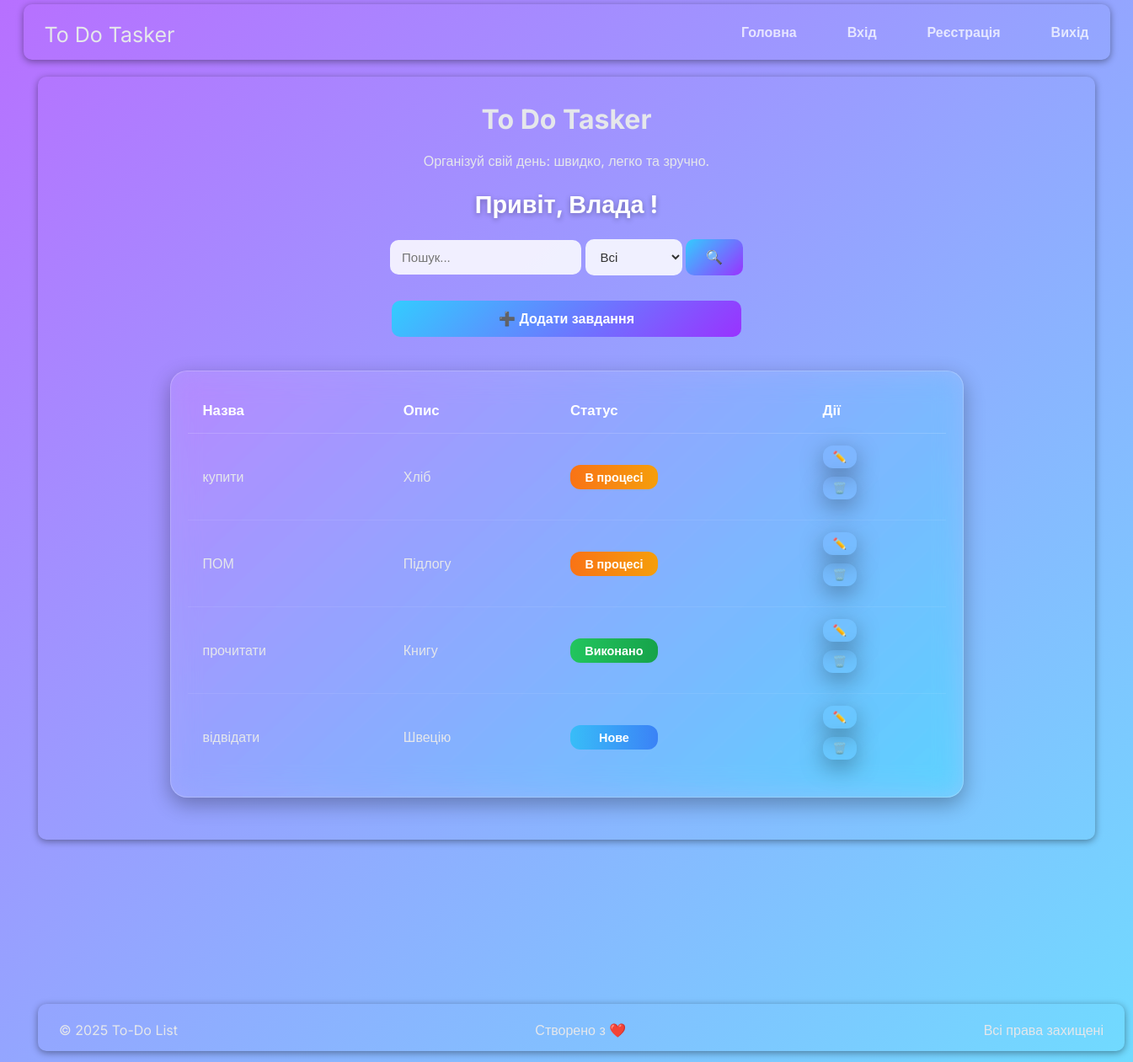
Screenshot of / (signed in) with the database file from the repository.
### models/task.py (models this page shows, shortened)
class Task(Base):
    __tablename__ = "tasks"
    id: Mapped[int] = mapped_column(Integer, primary_key=True, index=True)
    title: Mapped[str] = mapped_column(String, nullable=False)
    description: Mapped[str] = mapped_column(String, nullable=False)
    status: Mapped[str] = mapped_column(String, default="new")
    user_id: Mapped[int] = mapped_column(ForeignKey("users.id"), nullable=True)
    user: Mapped["User"] = relationship("User", back_populates="tasks")

### app.py (the view)
@app.route("/", methods=["GET"])
def tasks_page():
    if "user_id" not in session:
        return redirect(url_for("login"))
    q = request.args.get("q", "").strip()
    status = request.args.get("status", "")
    with SessionLocal() as db:
        query = db.query(Task).filter(Task.user_id == session["user_id"])
        if q:
            query = query.filter(func.lower(Task.title).like(f"%{q.lower()}%"))
        if status:
            query = query.filter(Task.status == status)
        tasks = query.all()
    return render_template(
        "tasks.html",
        tasks=tasks,
        search=q,
        status=status,
        username=session["username"]
    )

### templates/tasks.html (shortened to what this page needs)
{% extends "base.html" %}
{% block content %}
<div class="first-div">
        <h1>To Do Tasker</h1>
        <p>Організуй свій день: швидко, легко та зручно.</p>
        <h2 class="tasks-greating" >Привіт, {{ username }} !</h2>
     <div class="tasks_filters centered">
    <form method="get" action="{{ url_for('tasks_page') }}" class="task_filter_form" >
        <input type="text" name="q" value="{{ search }}" placeholder="Пошук..."  class="task_filter_input">
        <select name="status"class="task_filter_select">
            <option value="">Всі</option>
        </select>
        <button type="submit" class="task_filter_button">
            🔍
        </button>
    </form>
</div>
    <div class="btn_wrapper">
        <button type="button" class="add_task-button">
        <a href="{{ url_for('add_task') }}"
           class="add_task-link ">
            ➕ Додати завдання
        </a>
    </button>
    </div>
    <div class="table-wrapper">
        <table class="table-glass">
            <thead>
                <tr class="bg-gray-200 text-gray-700">
                    <th class="px-4 py-2 text-left">Назва</th>
                    <th class="px-4 py-2 text-left">Опис</th>
                    <th class="px-4 py-2 text-left">Статус</th>
                    <th class="px-4 py-2 text-center">Дії</th>
                </tr>
            </thead>
            <tbody>
                {% for task in tasks %}
                    <tr class="border-b hover:bg-gray-50">
                        <td class="px-4 py-2 font-medium">{{ task.title }}</td>
                        <td class="px-4 py-2">{{ task.description }}</td>
                        <td class="px-4 py-2">
                            {% if task.status == "new" %}
                                <span class="status-badge status-new">Нове</span>
                            {% elif task.status == "in_progress" %}
                                <span class="status-badge status-progress">В процесі</span>
                            {% elif task.status == "done" %}
                               <span class="status-badge status-done">Виконано</span>
                            {% endif %}
                        </td>
                        <td class="px-4 py-2 text-center flex justify-center gap-2">
                            <form action="{{ url_for('edit_task', task_id=task.id, q=search, status=status) }}" method="get">
    <button type="submit" class="action_button">✏️</button>
</form>
                          <form method="post" action="{{ url_for('delete_task', task_id=task.id, q=search, status=status) }}"
                            onsubmit="return confirm('Видалити це завдання?');">
                           <button type="submit" class="action_button">🗑️</button>
</form>
                        </td>
                    </tr>
                {% else %}
                    <tr>
                        <td colspan="4" class="text-center text-gray-500 py-4">Завдань поки немає</td>
                    </tr>
                {% endfor %}
            </tbody>
        </table>
    </div>
</div>
{% endblock %}

### static/css/styles.css (style rules this page uses)
body { margin: 0; padding: 0; font-family: 'Inter', sans-serif; background: linear-gradient(to top left, rgba(51, 204, 255, 0.7), rgba(153, 51, 255, 0.7)), url('https://images.unsplash.com/photo-1508780709619-79562169bc64?auto=format&fit=crop&w=1920&q=80'); background-size: cover; background-position: center; background-attachment: fixed; }
.first-div { padding: 10px; border-radius: 10px; box-shadow: 0 2px 8px rgba(0,0,0,0.40); }
.tasks-greating { font-size: 1.8rem; font-weight: bold; color: #fff; text-shadow: 0 2px 6px rgba(0,0,0,0.3); text-align: center; }
.tasks_filters.centered { display: flex; justify-content: center; align-items: center; margin-bottom: 30px; }
.task_filter_input, .task_filter_select { flex: 1; padding: 12px 14px; border: none; border-radius: 10px; background: rgba(255,255,255,0.85); color: #333; font-size: 15px; outline: none; transition: all 0.3s ease; }
.task_filter_button { padding: 12px 24px; border: none; border-radius: 10px; background: linear-gradient(135deg, #33ccff, #9933ff); color: #fff; font-size: 16px; font-weight: 600; cursor: pointer; transition: 0.3s ease; }
.btn_wrapper { display: flex; justify-content: center; }
.add_task-button { width: 415px; padding: 12px; border: none; border-radius: 10px; background: linear-gradient(135deg, #33ccff, #9933ff); }
.add_task-link { text-decoration: none; color: #fff; font-size: 16px; font-weight: 600; cursor: pointer; }
h1 { text-align: center; margin-bottom: 20px; color: #e5e7eb; }
p { text-align: center; margin-bottom: 10px; color: #e5e7eb; }
.table-wrapper { margin: 40px auto; padding: 20px; max-width: 900px; border-radius: 20px; background: rgba(255, 255, 255, 0.08); backdrop-filter: blur(16px) saturate(180%); -webkit-backdrop-filter: blur(16px) saturate(180%); border: 1px solid rgba(255, 255, 255, 0.2); box-shadow: 0 8px 24px rgba(0, 0, 0, 0.3); }
.table-glass { width: 100%; border-collapse: collapse; color: #ffffff; font-size: 1rem; }
.table-glass thead th { text-align: left; font-weight: 700; padding: 16px 18px; color: #ffffff; font-size: 1.05rem; border-bottom: 1px solid rgba(255, 255, 255, 0.15); }
.table-glass tbody td { padding: 14px 18px; border-bottom: 1px solid rgba(255, 255, 255, 0.08); color: #e5e7eb; transition: background 0.25s ease, transform 0.25s ease; }
.table-glass tbody tr:last-child td { border-bottom: none; }
.status-badge { display: inline-block; padding: 6px 12px; border-radius: 12px; font-size: 0.9rem; font-weight: 600; color: #fff; text-align: center; min-width: 80px; }
.status-new { background: linear-gradient(90deg, #38bdf8, #3b82f6); }
.status-progress { background: linear-gradient(90deg, #f97316, #f59e0b); }
.status-done { background: linear-gradient(90deg, #22c55e, #16a34a); }
.action_button { padding: 6px 12px; border-radius: 12px; border: none; background-color:transparent; box-shadow: 0 8px 28px rgba(0, 0, 0, 0.35); margin-bottom: 10px; }

### rows the page displays
Task: title "купити", description "Хліб", status "В процесі"
Task: title "ПОМ", description "Підлогу", status "В процесі"
Task: title "прочитати", description "Книгу", status "Виконано"
Task: title "відвідати", description "Швецію", status "Нове"

### other values shown
{{ username }} "Влада"
